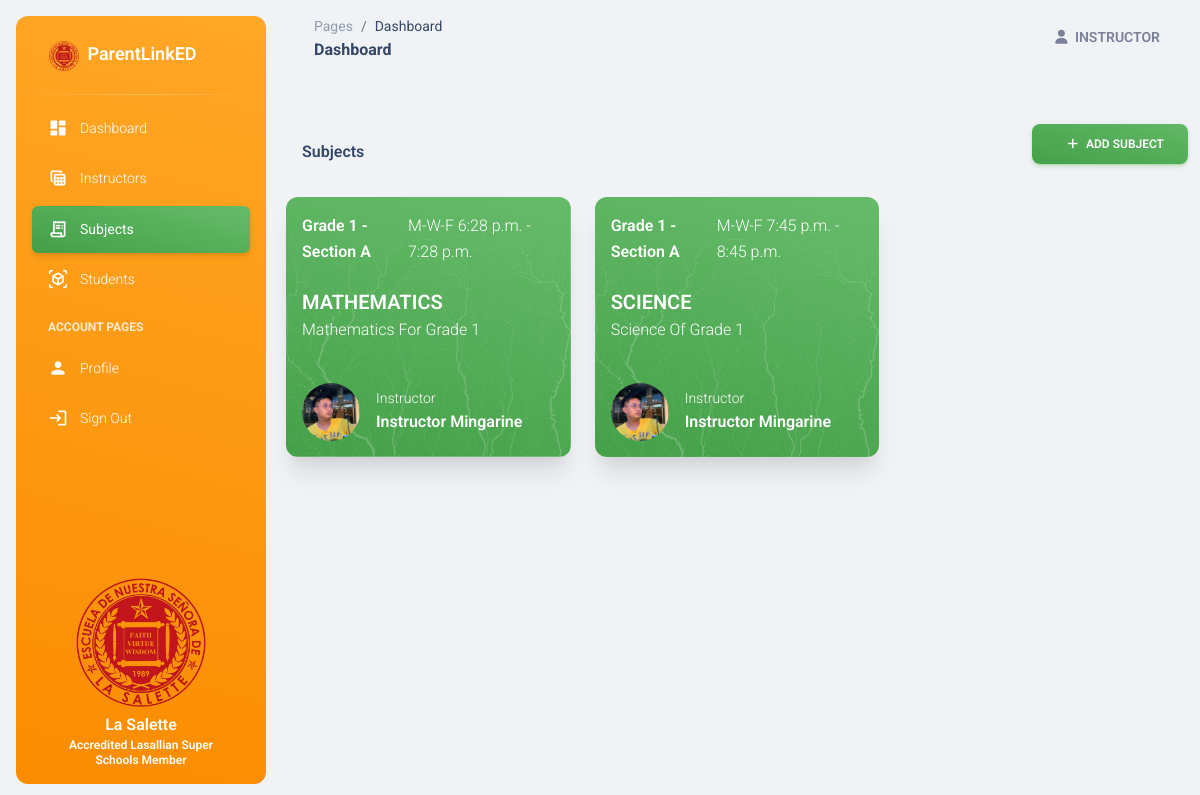
Page /subjects/ (signed in) on the committed database.
### base/models.py (models this page shows, shortened)
class Subject(models.Model):
    name = models.CharField(max_length=100)
    subject_code = models.CharField(max_length=100, null=True, blank=True)
    description = models.TextField(blank=True, null=True)
    day = models.CharField(max_length=100)
    start_time = models.TimeField()
    end_time = models.TimeField()
    slug = models.SlugField(max_length=255, unique=True, null=True, blank=True)

class YearLevelSection(models.Model):
    year_levels = [
        ('Grade 1', 'Grade 1'),
        ('Grade 2', 'Grade 2'),
        ('Grade 3', 'Grade 3'),
        ('Grade 4', 'Grade 4'),
        ('Grade 5', 'Grade 5'),
        ('Grade 6', 'Grade 6'),
    ]
    year_level = models.CharField(max_length=10, choices=year_levels)
    section = models.CharField(max_length=10)
    subjects = models.ManyToManyField(Subject, null=True, blank=True, related_name='year_level_sections')
    instructor = models.ForeignKey(Instructor, on_delete=models.CASCADE, related_name='year_level_sections', null = True, blank = True)
    slug = models.SlugField(max_length=255, unique=True, null=True, blank=True)

class Instructor(models.Model):
    user = models.OneToOneField(User, on_delete=models.CASCADE)
    employee_id = models.CharField(max_length=100, null = True, blank = True)
    contact_number = models.CharField(max_length=11, null = True, blank = True)
    address = models.CharField(max_length=255, null = True, blank = True)
    avatar = models.ImageField(upload_to='avatars/', default = '/default_avatar.png', null = True, blank = True)
    date_created = models.DateTimeField(auto_now_add=True, null = True, blank = True)

### base/views.py (the view)
# urls.py: path('subjects/', views.subject_page, name='subject_page'),
@login_required
def subject_page(request):
    subjects = Subject.objects.all().prefetch_related('year_level_sections__instructor')
    year_level_section = YearLevelSection.objects.all()
    context = {
        'subjects': subjects,
        'year_level_section': year_level_section
    }
    return render(request, 'base/admin/subjects.html', context)

### base/templates/base/admin/subjects.html (shortened to what this page needs)
{% extends 'base.html' %}
{% block content %}
<div class="row">
    <div class="d-flex justify-content-between align-items-center mt-4">
        <h6 class="m-3">Subjects</h6>
        <p class="text-sm mb-0">
            <a href="" class="btn bg-gradient-success" type="button" data-bs-toggle="modal" data-bs-target="#add_subject"><span class="font-weight-bold text-white ms-1"><i class="fa fa-plus mx-2"></i>Add Subject</span></a>
        </p>
    </div>
    {% for subj in subjects%}
      <div class="col-xl-4 mb-xl-0 mb-4 mt-3">
          <div class="card bg-transparent shadow-xl">
            <div class="overflow-hidden position-relative border-radius-xl">
                <img src="/static/assets/img/illustrations/pattern-tree.svg" class="position-absolute opacity-2 start-0 top-0 w-100 z-index-1 h-100" alt="pattern-tree">
                <span class="mask bg-gradient-success opacity-10"></span>
                <div class="card-body position-relative z-index-1 p-3">
                    <div class="d-flex justify-content-between align-items-center">
                    {% for year_level_section in subj.year_level_sections.all %}
                          <a href="{% url 'section_detail' year_level_section.slug %}"><h6 class="text-white text-md mb-0">{{ year_level_section.year_level }} - {{ year_level_section.section }}</h6></a>
                    {% endfor %}
                    <p class="text-white mb-0">{{ subj.day }} {{ subj.start_time}} - {{ subj.end_time}}</p>
                    </div>
                    <h5 class="text-white mt-4 mb-3 pb-2 text-uppercase">{{subj.name}}<br><span class="text-capitalize"><p>{{ subj.description}}</p></span></h5>
                    <div class="d-flex">
                        <div class="d-flex">
                          <div class="me-4">
                              <div class="d-flex">
                                      {% for year_level_section in subj.year_level_sections.all %}
                                      {% if year_level_section.instructor %}
                                          <div>
                                            <img src="{{ year_level_section.instructor.avatar.url }}" class="avatar avatar-lg me-3">
                                          </div>
                                          <div class="d-flex flex-column justify-content-center">
                                            <p class="text-sm text-white mb-0">Instructor</p>
                                            <a href="{% url 'instructor_detail' year_level_section.instructor.employee_id  %}"><h6 class="text-white mb-0 text-capitalize">{{ year_level_section.instructor.user }} {{ year_level_section.instructor.user.last_name}}</h6></a>
                                          </div>
                                          {% else %}
                                          <p>No instructor assigned</p>
                                      {% endif %}
                                      {% endfor %}
                              </div>
                          </div>
                        </div>
                    </div>
                </div>
            </div>
          </div>
      </div>
    {% endfor %}
</div>
{% endblock %}

### templates/includes/nav.html (shortened to what this page needs)
<nav class="navbar navbar-main navbar-expand-lg px-0 mx-4 shadow-none border-radius-xl" id="navbarBlur" data-scroll="true">
    <div class="container-fluid py-1 px-3">
      <nav aria-label="breadcrumb">
        <ol class="breadcrumb bg-transparent mb-0 pb-0 pt-1 px-0 me-sm-6 me-5">
          <li class="breadcrumb-item text-sm"><a class="opacity-5 text-dark" href="javascript:;">Pages</a></li>
          <li class="breadcrumb-item text-sm text-dark active" aria-current="page">Dashboard</li>
        </ol>
        <h6 class="font-weight-bolder mb-0">Dashboard</h6>
      </nav>
      <div class="collapse navbar-collapse mt-sm-0 mt-2 me-md-0 me-sm-4" id="navbar">
        <ul class="navbar-nav  justify-content-end">
          <li class="nav-item d-flex align-items-center">
            <a href="../pages/sign-in.html" class="nav-link text-body font-weight-bold px-0">
              <i class="fa fa-user me-sm-1"></i>
              <span class="d-sm-inline d-none text-uppercase">{{ request.user}}</span>
            </a>
          </li>
        </ul>
      </div>
    </div>
  </nav>

### rows in the picture
Subject: day "M-W-F", start_time "6:28 p.m.", end_time "7:28 p.m.", name "MATHEMATICS", description "Mathematics For Grade 1"
YearLevelSection: year_level "Grade 1", section "Section A", instructor.avatar (picture), instructor.user "Instructor", instructor.user.last_name "Mingarine"
Subject: day "M-W-F", start_time "7:45 p.m.", end_time "8:45 p.m.", name "SCIENCE", description "Science Of Grade 1"

### other values in the picture
{{ request.user }} "INSTRUCTOR"
